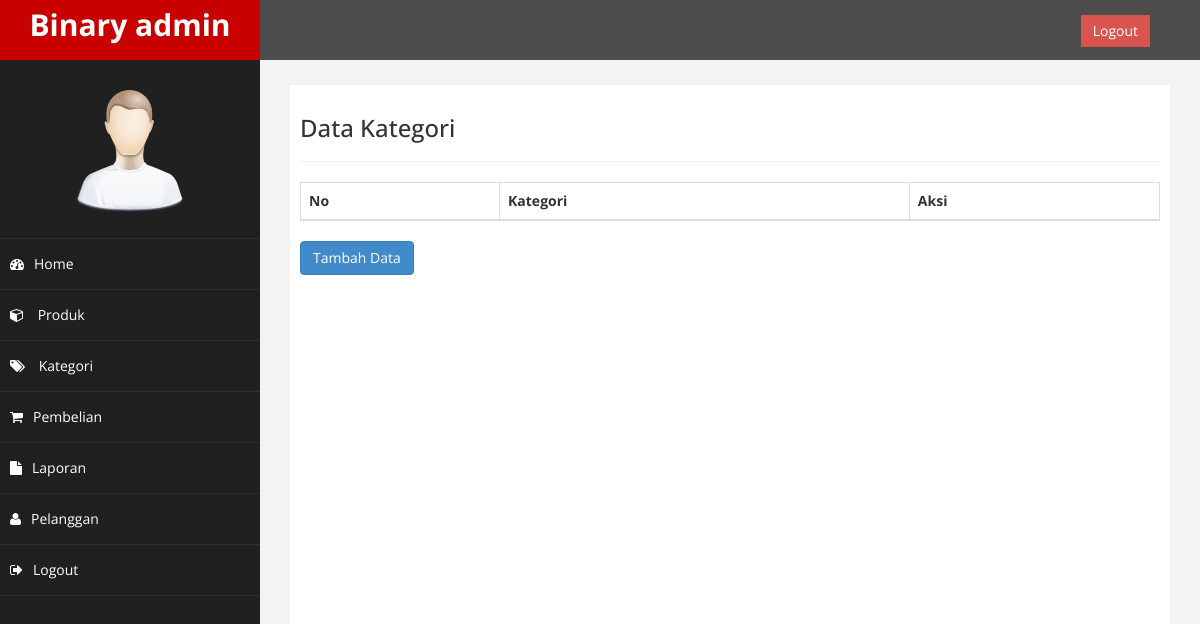
/admin/index.php?halaman=kategori (signed in), run on an earlier commit of the app's database.
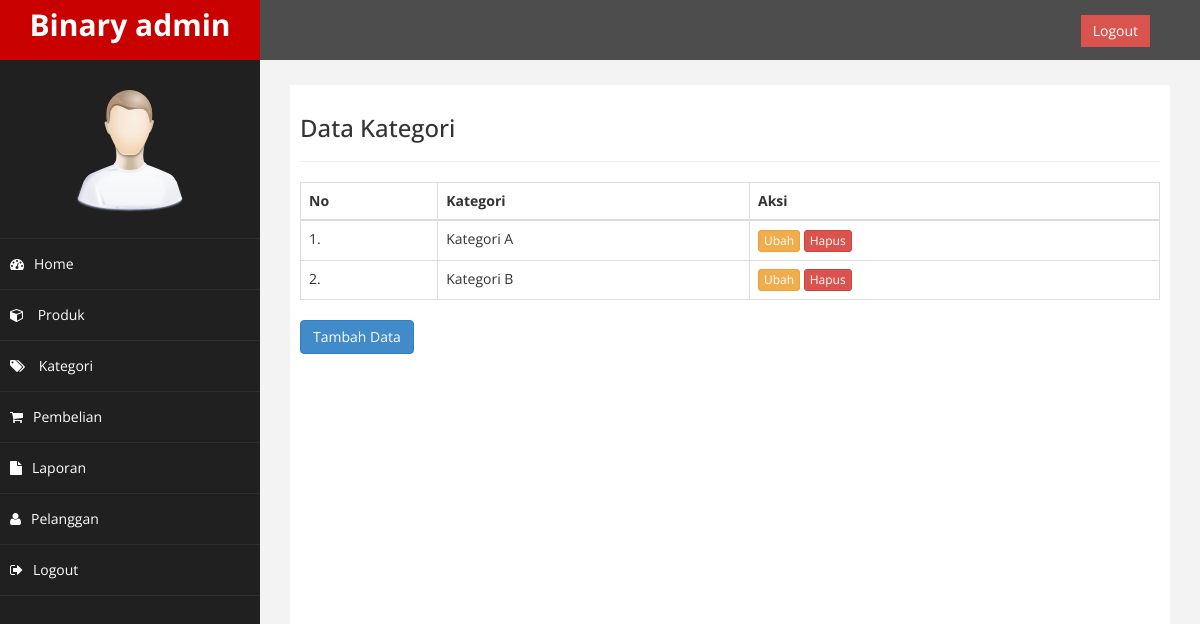
And on a later commit of the database.
### tables this page shows
CREATE TABLE `kategori` (
  `id_kategori` int(5) NOT NULL,
  `nama_kategori` varchar(100) NOT NULL
);

### admin/kategori.php (the view)
<?php
$semuadata = [];
$ambil = $koneksi->query("SELECT * FROM kategori");
while($tiap = $ambil->fetch_assoc()){
  $semuadata[] = $tiap;
}
?>
<h3>Data Kategori</h3>
<hr>
<table class="table table-bordered">
  <thead>
    <tr>
      <th>No</th>
      <th>Kategori</th>
      <th>Aksi</th>
    </tr>
  </thead>
  <tbody>
    <?php foreach($semuadata as $key => $value): ?>
    <tr>
      <td><?= $key+1; ?>.</td>
      <td><?= $value['nama_kategori']; ?></td>
      <td>
        <a href="" class="btn btn-warning btn-xs">Ubah</a>
        <a href="" class="btn btn-danger btn-xs">Hapus</a>
      </td>
    </tr>
    <?php endforeach; ?>
  </tbody>
</table>
<a href="" class="btn btn-primary">Tambah Data</a>

What changed in the data, as far as the page shows it:
added kategori: nama_kategori "Kategori A"
added kategori: nama_kategori "Kategori B"
